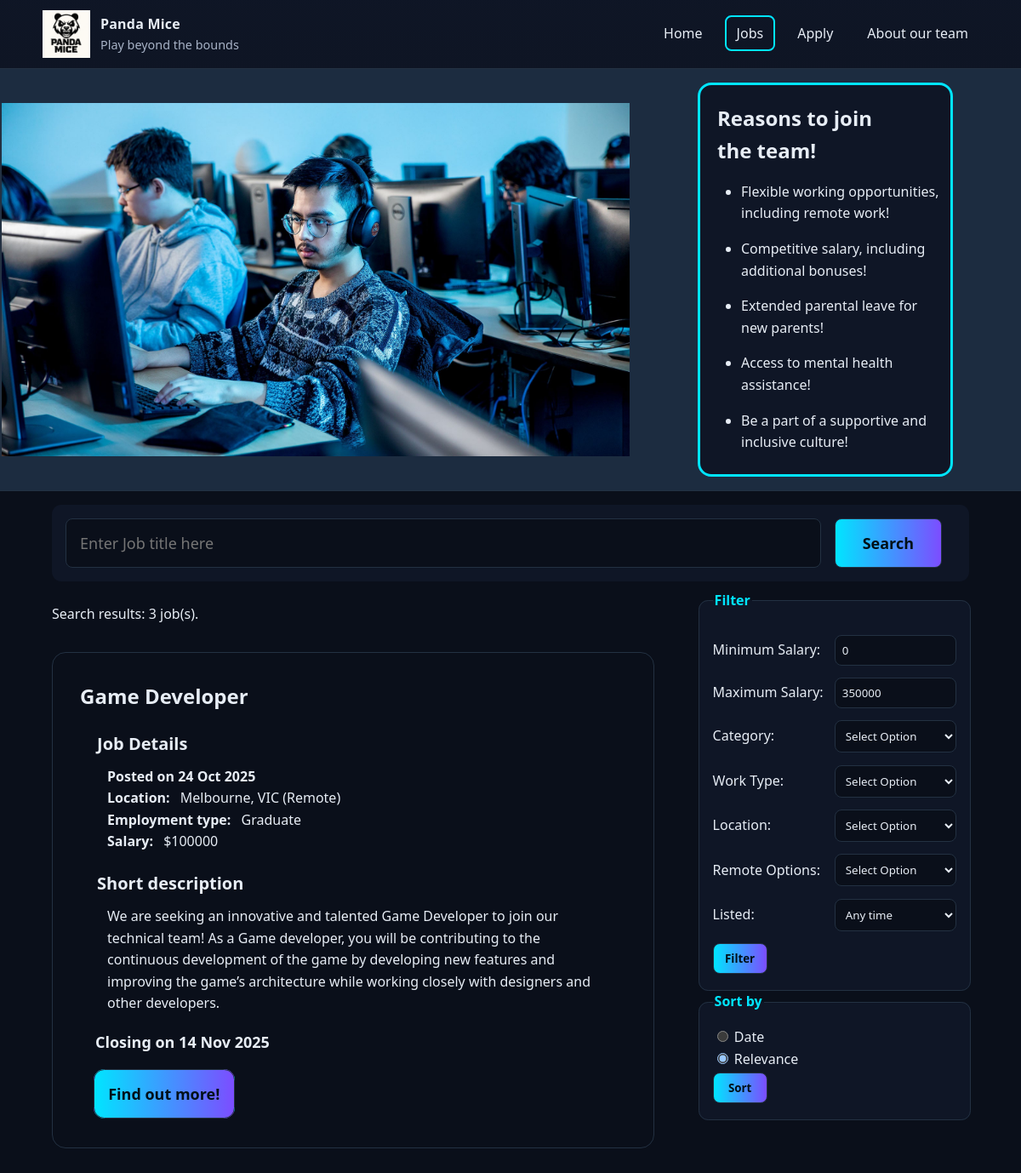
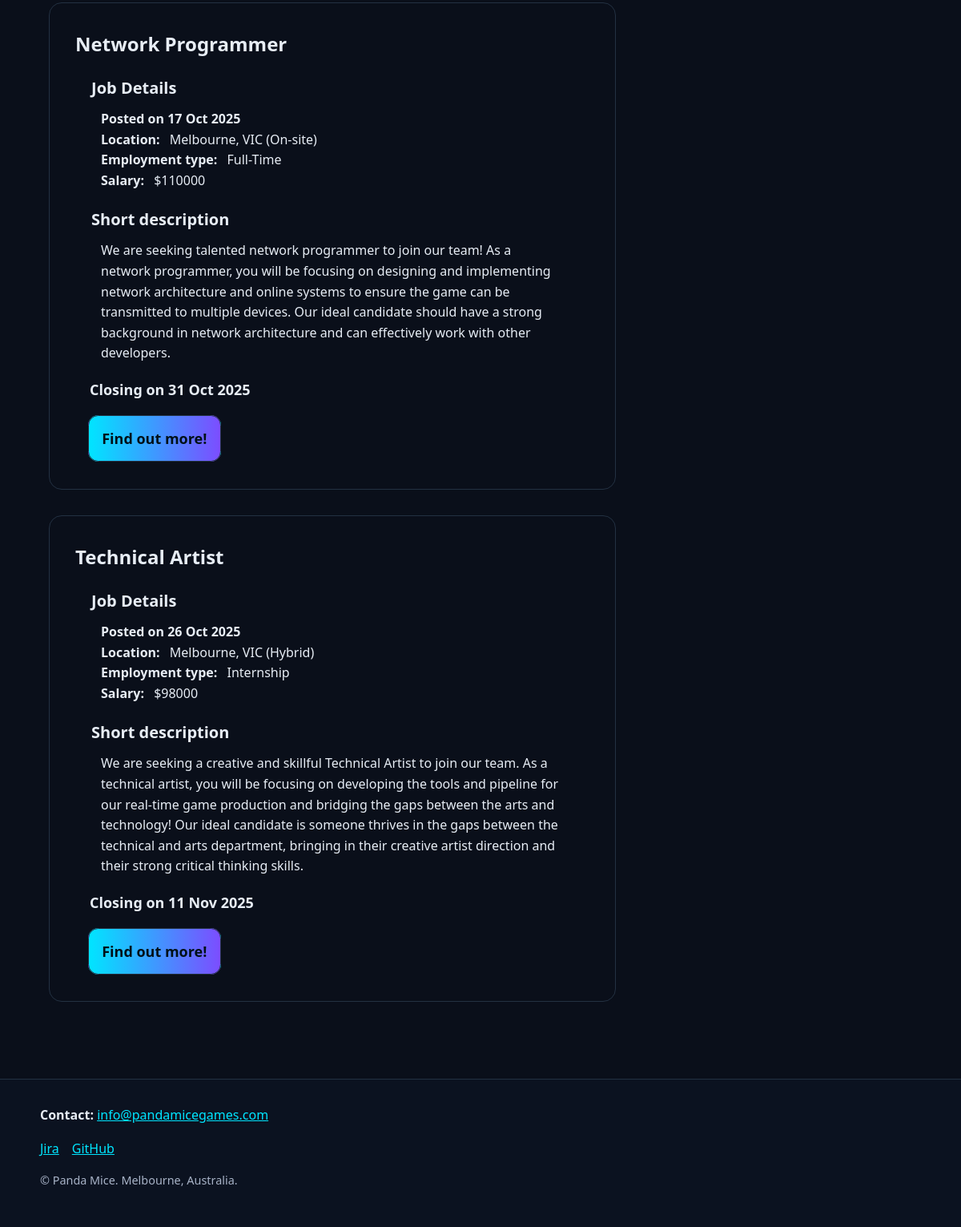
/jobs.php, run on the app's committed database (2 pictures, top to bottom).
### tables this page shows
CREATE TABLE jobs (
  job_ref VARCHAR(5) PRIMARY KEY,           
  title VARCHAR(150) NOT NULL,              
  category VARCHAR(50) NOT NULL,            
  location VARCHAR(100) NOT NULL,           
  remote varchar(20) NOT NULL,              
  job_type VARCHAR(50) NOT NULL,            
  salary VARCHAR(100) NOT NULL,             
  reporting_line VARCHAR(100) NOT NULL,     
  description TEXT NOT NULL,                
  responsibilities TEXT NOT NULL,           
  essential_req TEXT NOT NULL,              
  preferrable_req TEXT NOT NULL,            
  opening_date DATE NOT NULL,               
  closing_date DATE NOT NULL               
);

### job-sum.php (the view)
<?php
    while ($row = mysqli_fetch_assoc($result)) {
        $OpenDate = htmlspecialchars($row['opening_date']);
        $Opentimestamp = strtotime($OpenDate);
        $OpenDate = date("d M Y", $Opentimestamp);
        $CloseDate = htmlspecialchars($row['closing_date']);
        $Closetimestamp = strtotime($CloseDate);
        $CloseDate = date("d M Y", $Closetimestamp);
        $var = htmlspecialchars($row['job_ref']);
        $encodeRow = urlencode($var);
        echo
        "
        <div class='job-summary' aria-label='Job Summary'>";
                echo "<h2>". $row['title'] ."</h2>";
                echo "<section class='job-details' aria-labelledby='job-details'>
                    <h3 id='job-details'>Job Details</h3>";
                    echo "<p><strong>Posted on ". $OpenDate ."</strong></p>";
                    echo "<p><strong>Location: </strong>". htmlspecialchars($row['location'])." (". htmlspecialchars($row['remote']) .") </p>";
                    echo"<p><strong>Employment type: </strong>". htmlspecialchars($row['job_type'])."</p>";
                    echo "<p><strong>Salary: </strong>$".htmlspecialchars($row['salary'])."</p>
                </section>";
                echo "<section class='job-desc' aria-labelledby='job-desc'>
                    <h3 id='job-desc'>Short description</h3>
                    <p>".htmlspecialchars($row['description'])."</p>
                </section>";
                echo "<div class='close-date'>
                    <p><strong>Closing on ". $CloseDate ."</strong></p>
                </div>";
                echo "<div class='info-btn'>
                    <a aria-label='Find out more about the job' href='job-desc.php?jobref=". $encodeRow ."'>Find out more!</a>";
                echo "</div>
        </div>
        ";
    }
?>

### data on the page
jobs: title "Game Developer", opening_date "24 Oct 2025", location "Melbourne, VIC", remote "Remote", job_type "Graduate", salary "100000", description "We are seeking an innovative and talented Game Developer to join our technical team! As a Game developer, you will be contributing to the continuous development of the game by developing new features and improving the game’s architecture while working closely with designers and other developers.", closing_date "14 Nov 2025"
jobs: title "Network Programmer", opening_date "17 Oct 2025", location "Melbourne, VIC", remote "On-site", job_type "Full-Time", salary "110000", description "We are seeking talented network programmer to join our team! As a network programmer, you will be focusing on designing and implementing network architecture and online systems to ensure the game can be transmitted to multiple devices. Our ideal candidate should have a strong background in network architecture and can effectively work with other developers.", closing_date "31 Oct 2025"
jobs: title "Technical Artist", opening_date "26 Oct 2025", location "Melbourne, VIC", remote "Hybrid", job_type "Internship", salary "98000", description "We are seeking a creative and skillful Technical Artist to join our team. As a technical artist, you will be focusing on developing the tools and pipeline for our real-time game production and bridging the gaps between the arts and technology! Our ideal candidate is someone thrives in the gaps between the technical and arts department, bringing in their creative artist direction and their strong critical thinking skills.", closing_date "11 Nov 2025"

### other printed values
mysqli_num_rows($result) "3"
